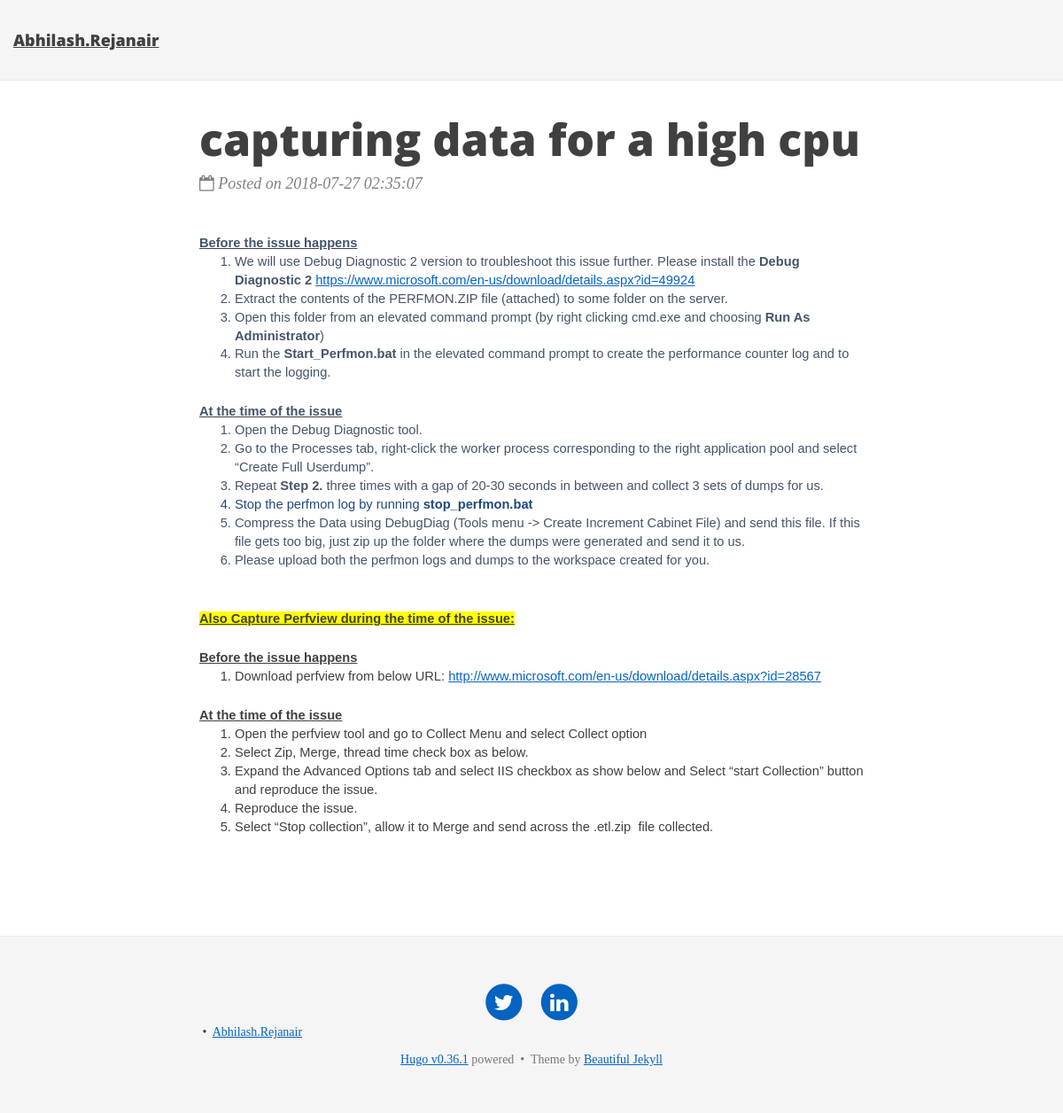
/Abhilash.Rejanair/capturingdataforahighcpu, run on the app's committed database.
### model.py (models this page shows, shortened)
class Article(Base):
     __tablename__ = 'article'
     id = Column(Integer, primary_key=True)
     title = Column(String,nullable=False)
     name = Column(String,nullable=False)
     body = Column(Text)
     alias = Column(String,nullable=False)
     time = Column(DateTime,nullable=False)
     urlslug = Column(String,nullable=False)

### server.py (the view)
@app.route('/<alias>/<urlslug>')
def show_user_profile(alias,urlslug):
    print(urlslug)
    db_search = session.query(Article).filter(
                Article.alias == alias,
                Article.urlslug == urlslug
            ).first()
    return render_template('content.html', alias = alias, article=db_search)

### templates/content.html (shortened to what this page needs)
<!DOCTYPE html>
<html lang="en"><head>
  <link rel="stylesheet" href="/content_files/katex.css">
  <link rel="stylesheet" href="https://stackpath.bootstrapcdn.com/font-awesome/4.7.0/css/font-awesome.min.css">
  <link rel="stylesheet" href="/content_files/bootstrap.css">
  <link rel="stylesheet" href="/content_files/main.css"><link rel="stylesheet" href="/content_files/css.css">
  <link rel="stylesheet" href="/content_files/css_002.css">
  <link rel="stylesheet" href="/content_files/highlight.css"><link rel="stylesheet" href="/content_files/codeblock.css">
  <link rel="stylesheet" href="/content_files/photoswipe.css">
  <link rel="stylesheet" href="/content_files/default-skin.css">
</head>
<body>
    <nav class="navbar navbar-default navbar-fixed-top navbar-custom">
  <div class="container-fluid">
    <div class="navbar-header">
      <a class="navbar-brand" href="/{{alias}}">{{alias}}</a>
    </div>
    <div class="collapse navbar-collapse" id="main-navbar">
    </div>
    <div class="avatar-container">
    </div>
  </div>
</nav>
  <header class="header-section ">
    <div class="intro-header no-img">
      <div class="container">
        <div class="row">
          <div class="col-lg-8 col-lg-offset-2 col-md-10 col-md-offset-1">
            <div class="post-heading">
              <h1>{{article.title}}</h1>
                  <span class="post-meta">
                    <i class="fa fa-calendar-o"></i>&nbsp;Posted on {{article.time}}
                  </span>
            </div>
          </div>
        </div>
      </div>
    </div>
  </header>
<div class="container" role="main">
  <div class="row">
    <div class="col-lg-8 col-lg-offset-2 col-md-10 col-md-offset-1">
      <article role="main" class="blog-post">
        <link rel="stylesheet" href="/content_files/hugo-easy-gallery.css">
        {{article.body | safe}}
      </article>
    </div>
  </div>
</div>
    <footer>
  <div class="container">
    <div class="row">
      <div class="col-lg-8 col-lg-offset-2 col-md-10 col-md-offset-1">
        <ul class="list-inline text-center footer-links">
              <li>
                <a href="https://twitter.com/" title="Twitter">
                  <span class="fa-stack fa-lg">
                    <i class="fa fa-circle fa-stack-2x"></i>
                    <i class="fa fa-twitter fa-stack-1x fa-inverse"></i>
                  </span>
                </a>
              </li>
              <li>
                <a href="https://linkedin.com/in/abhilashrejanair" title="LinkedIn">
                  <span class="fa-stack fa-lg">
                    <i class="fa fa-circle fa-stack-2x"></i>
                    <i class="fa fa-linkedin fa-stack-1x fa-inverse"></i>
                  </span>
                </a>
              </li>
        </ul>
            &nbsp;•&nbsp;
            <a href="/{{alias}}">{{alias}}</a>
        <p class="credits theme-by text-muted">
          <a href="http://gohugo.io/">Hugo v0.36.1</a> powered &nbsp;•&nbsp; Theme by <a href="http://deanattali.com/beautiful-jekyll/">Beautiful Jekyll</a>
        </p>
      </div>
    </div>
  </div>
</footer>
</body></html>

### data on the page
Article: alias "Abhilash.Rejanair", title "capturing data for a high cpu", time "2018-07-27 02:35:07", body "Before the issue happens We will use Debug Diagnostic 2 version to troubleshoot this issue further. Please install the Debug Diagnostic 2 https://www.microsoft.com/en-us/download/details.aspx?id=49924 Extract the contents of the PERFMON.ZIP file (attached) to some folder on the server. Open this folder from an elevated command prompt (by right clicking cmd.exe and choosing Run As Administrator ) Run the Start_Perfmon.bat in the elevated command prompt to create the performance counter log and to start the logging. At the time of the issue Open the Debug Diagnostic tool. Go to the Processes tab, right-click the worker process corresponding to the right application pool and select “Create…"
